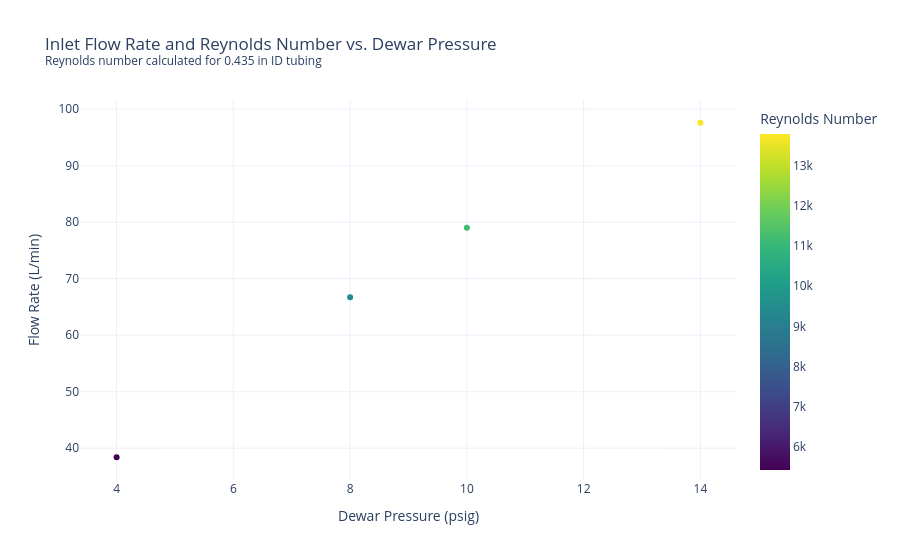

Source (notebook cell):
### Code cell
# For measured flow rates at set pressure drops, see if flow is turbulent or laminar based on Reynolds number, and compute impedance.

# Measured flow rates at set pressure drops (on radon purge system inlet side)
inlet_flow_rates = { # psig: slpm
    4: 38.4,
    8: 66.7,
    10: 79.0,
    14: 97.6
}

# Convert flow rates to m3/s
flow_rates_slpm = [rate for psig, rate in inlet_flow_rates.items()] 
flow_rates_m3ps = [rate / m3s_to_lpm for rate in flow_rates_slpm] 

# Calculate reynolds number for each flow rate
reynolds = []
velocities = []
dewar_pressures = list(inlet_flow_rates.keys())

for rate in flow_rates_m3ps:
    velocity = rate / cross_area
    velocities.append(velocity)
    reynolds.append(calculate_reynolds_number(RHO_STP, velocity, diameter, MU)[0])

# Pack data into a DataFrame for plotly
df = pd.DataFrame({
    'Dewar Pressure (psig)': dewar_pressures,
    'Flow Rate (L/min)': flow_rates_slpm,
    'Flow Rate (m3/s)': flow_rates_m3ps,
    'Velocity (m/s)': velocities,
    'Reynolds Number': reynolds
})

# Build the plot with colorbar indicating reynolds number
fig = px.scatter(
    df, 
    x='Dewar Pressure (psig)', 
    y='Flow Rate (L/min)',
    color='Reynolds Number',      # Automatically colors the markers & adds the colorbar
    color_continuous_scale='viridis',
    title=(
        f'Inlet Flow Rate and Reynolds Number vs. Dewar Pressure<br>'
        f'<sup>Reynolds number calculated for {diameter / inch_to_meter:.3f} in ID tubing</sup>'
    )
)
custom_hover = (
    "<b>Dewar Pressure:</b> %{x:.2f} psig<br>" +
    "<b>Flow Rate:</b> %{y:.2f} L/min<br>" +
    "<b>Reynolds Number:</b> %{marker.color:.1e}<br>" +
    "<extra></extra>"
)
fig.update_traces(hovertemplate=custom_hover)
fig.update_layout(template='plotly_white')
fig.write_html(f"measured_inlet_lpm_vs_psig_for_{diameter / inch_to_meter:.3f}in.html")
fig.show()

### Figure 1 — Plotly figure (JSON) as saved in the notebook; plotly's stock layout.template omitted (floating-point values rounded to 4 significant figures)
{"data": [{"hovertemplate": "<b>Dewar Pressure:</b> %{x:.2f} psig<br><b>Flow Rate:</b> %{y:.2f} L/min<br><b>Reynolds Number:</b> %{marker.color:.1e}<br><extra></extra>", "legendgroup": "", "marker": {"color": [5425.0, 9424.0, 11160.0, 13790.0], "coloraxis": "coloraxis", "symbol": "circle"}, "mode": "markers", "name": "", "orientation": "v", "showlegend": false, "type": "scatter", "x": [4, 8, 10, 14], "xaxis": "x", "y": [38.4, 66.7, 79.0, 97.6], "yaxis": "y"}], "layout": {"coloraxis": {"colorbar": {"title": {"text": "Reynolds Number"}}, "colorscale": [[0, "#440154"], [0.1111, "#482878"], [0.2222, "#3e4989"], [0.3333, "#31688e"], [0.4444, "#26828e"], [0.5556, "#1f9e89"], [0.6667, "#35b779"], [0.7778, "#6ece58"], [0.8889, "#b5de2b"], [1, "#fde725"]]}, "legend": {"tracegroupgap": 0}, "title": {"text": "Inlet Flow Rate and Reynolds Number vs. Dewar Pressure<br><sup>Reynolds number calculated for 0.435 in ID tubing</sup>"}, "xaxis": {"anchor": "y", "domain": [0, 1], "title": {"text": "Dewar Pressure (psig)"}}, "yaxis": {"anchor": "x", "domain": [0, 1], "title": {"text": "Flow Rate (L/min)"}}}}
